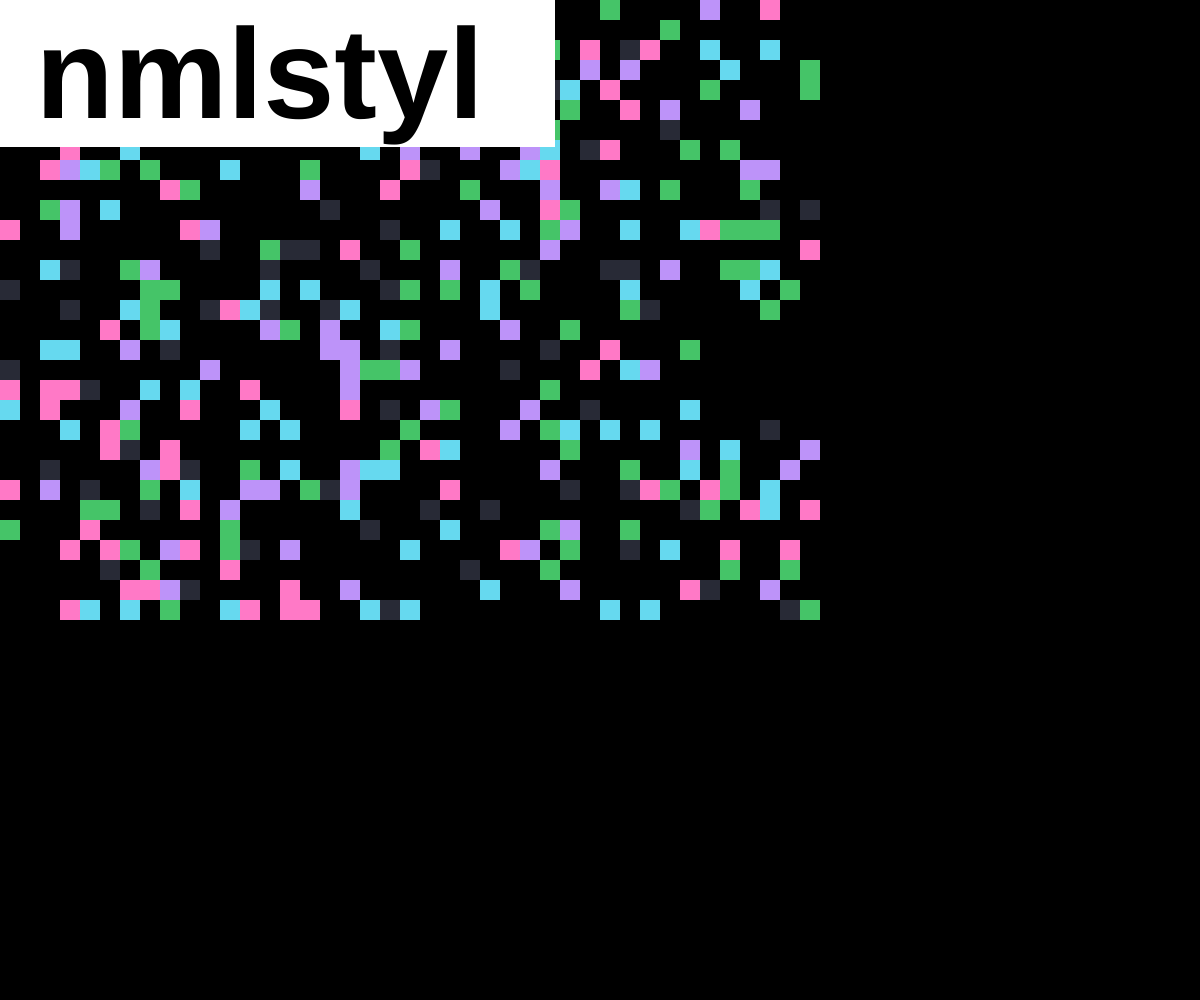
Frame 1 (no input)
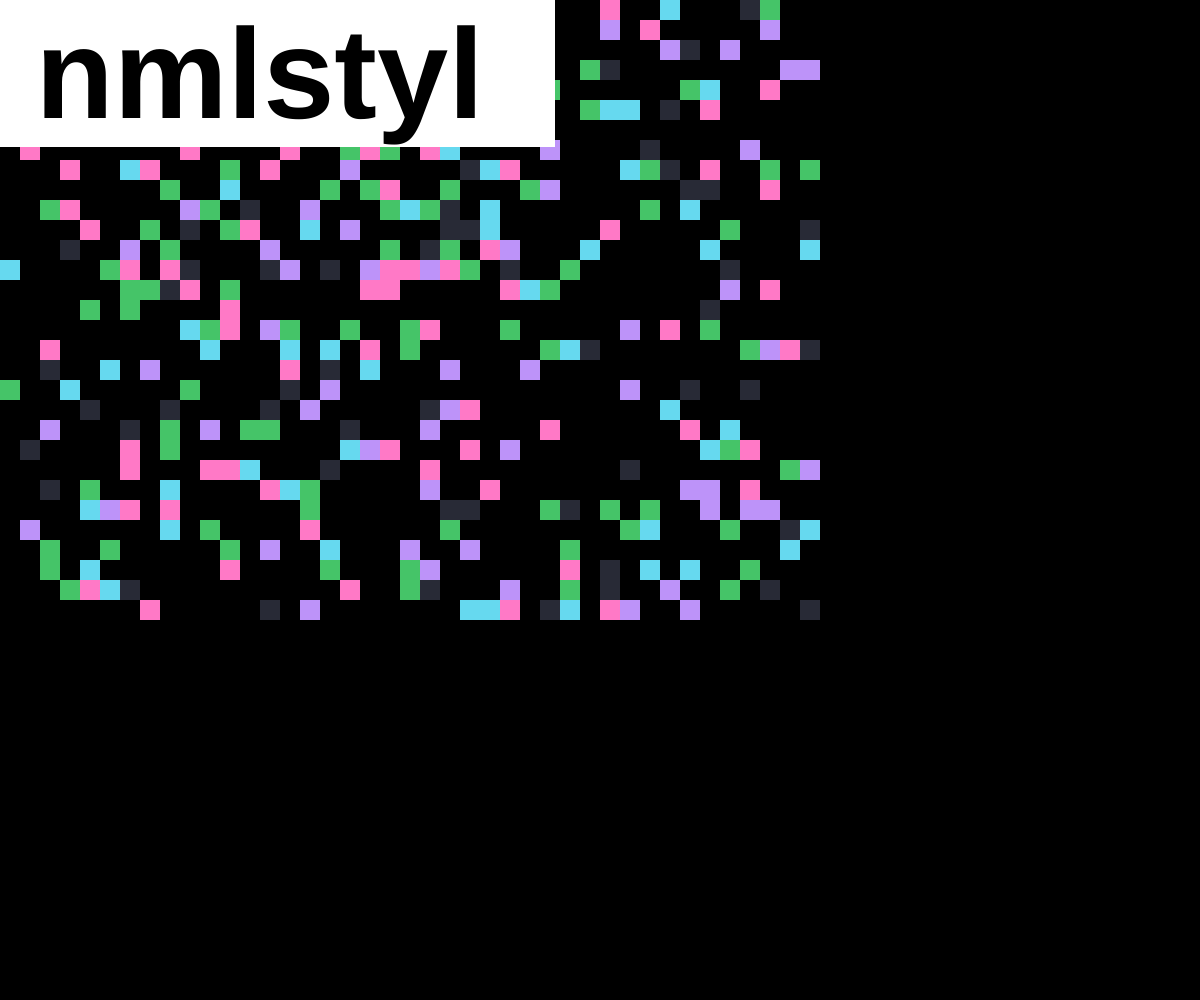
Frame 60 (no input)
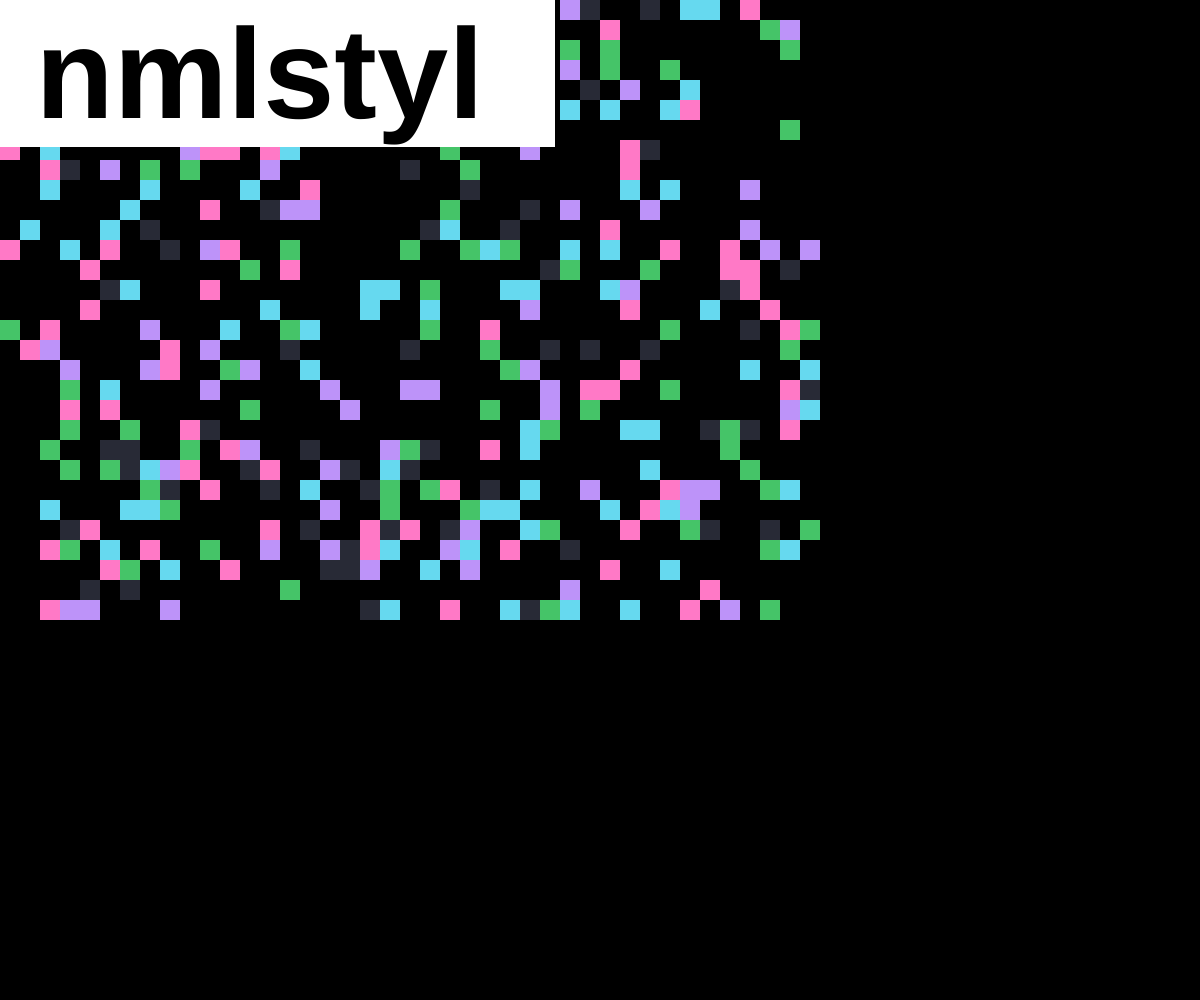
Frame 120 (the mouse pressed at the canvas centre since frame 60)

The p5.js sketch that drew these frames (run headless with seeded random() and noise() and a simulated clock; from frame 60 on, the mouse is pressed at the canvas centre):

// p5.js sketch
// ── sketch.js
var nmlstyl;

function setup() {
  // put setup code here
  createCanvas(windowWidth, windowHeight);
  background(0);
  noStroke();
  nmlstyl = createDiv('&nbspnmlstyl&nbsp&nbsp');
  nmlstyl.position(0,0)
  nmlstyl.style('font-family', 'Arial');
  nmlstyl.style('font-size', '8em');
  nmlstyl.style('background-color', 'white');
  nmlstyl.style('font-weight', 'bolder');
}

function draw() {
  background(0);

  for (var i=0; i < 400; i+=1){
    let colr = selectColr(int(random(1,6)));
    fill(colr);
    rect(randoHundoNumbo(0,displayWidth), randoHundoNumbo(0,displayHeight), 20, 20);
  }

  nmlstyl.show();

}

function randoHundoNumbo(lowerNumb, higherNumb) {
  var numb = random(lowerNumb, higherNumb);
  if (numb >= 11) {
    return Math.ceil(numb/20)*20;
  } else {
    return numb = 0;
  }
}

function selectColr(numb) {
  let result;
  switch(numb) {
    case 1:
    result = color(102,217,239);
      break;
    case 2:
      result = color(69,196,104);
      break;
    case 3:
      result = color(255,121,198);
      break;
    case 4:
      result = color(189,147,249);
      break;
    case 5:
      result = color(40,42,54);
      break;
  }
  return result;
}

function windowResized() {
  resizeCanvas(windowWidth, windowHeight);
  background(0);
}

// ── style.css
html{
  /* overflow: hidden; */
}

#nmlstyl {
  float:left;
  z-index: 1;
  display: inline-block;
  font-size: 8em;
  font-family: Arial;
  color: black;
  background-color: white;
  padding: .1em;
  font-weight: bolder;
}

#artist_pic {

}

.clearfix:after {
   content: " "; /* Older browser do not support empty content */
   visibility: hidden;
   display: block;
   height: 0;
   clear: both;
}

.container {
  background-color: black;
  width: 700px;
}

#defaultCanvas0 {
  z-index: -1;
  position: absolute;
  top:0;
  left:0;
}
